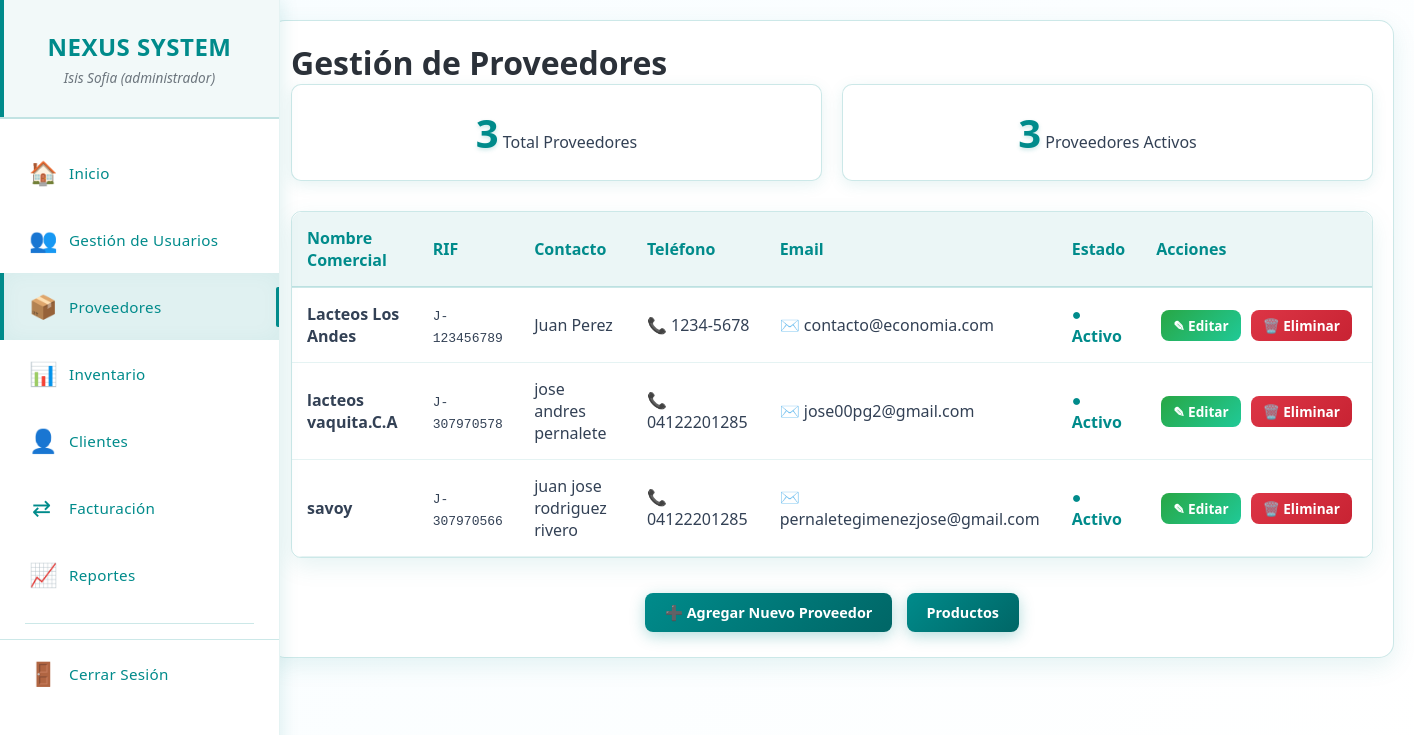
/proveedores.php (signed in), run on an earlier commit of the app's database.
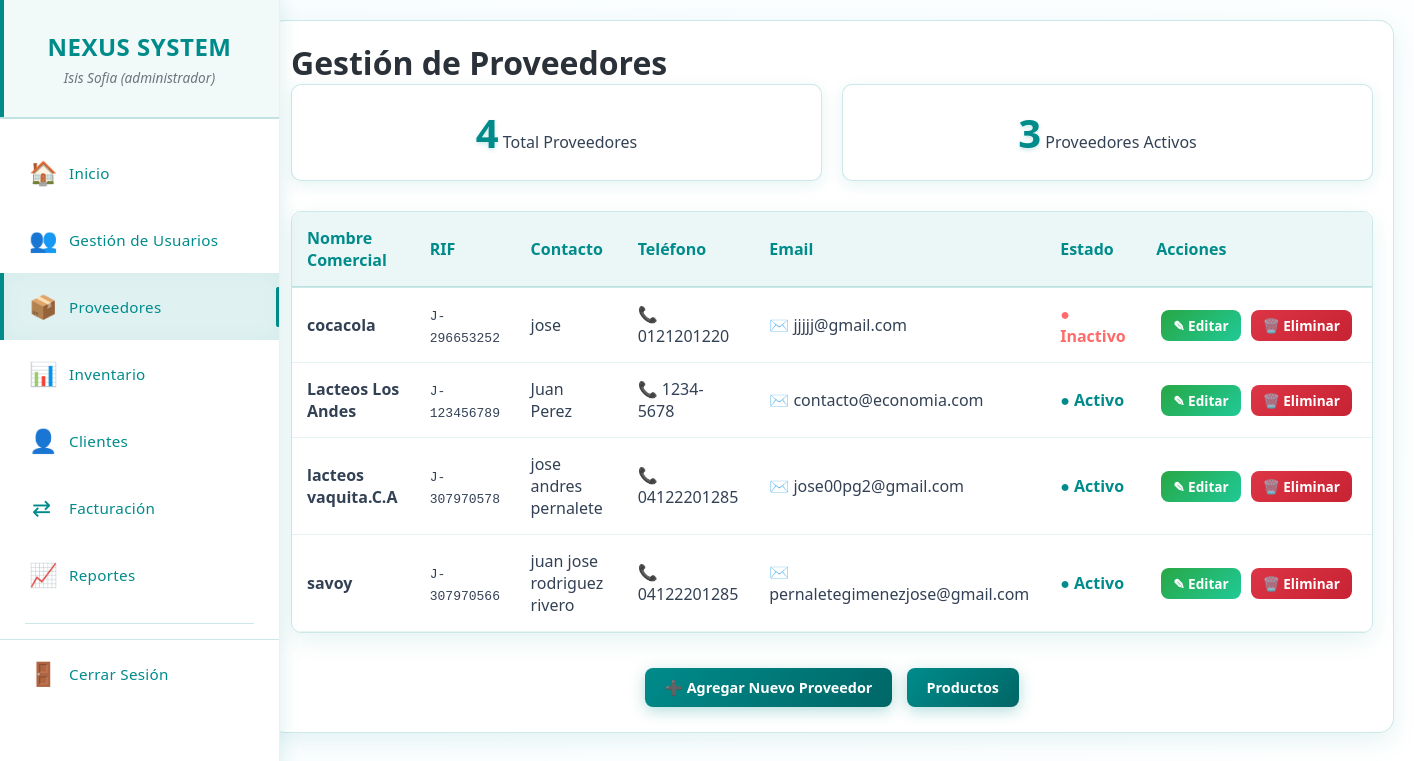
And on a later commit of the database.
### tables this page shows
CREATE TABLE `proveedores` (
  `id_proveedor` int(11) NOT NULL,
  `nombres` varchar(255) NOT NULL,
  `nombre_comercial` varchar(255) NOT NULL,
  `rif` varchar(20) NOT NULL,
  `telefono` varchar(20) DEFAULT NULL,
  `email` varchar(100) DEFAULT NULL,
  `direccion` text DEFAULT NULL,
  `estado` enum('activo','inactivo') DEFAULT 'activo',
  `registro` timestamp NOT NULL DEFAULT current_timestamp(),
  `actualizacion` timestamp NOT NULL DEFAULT current_timestamp() ON UPDATE current_timestamp()
);

### permisos.php (called while the page is built, shortened)
<?php
class SistemaPermisos {
    private $permisos = [];
    public function __construct($permisosArray) {
        $this->permisos = $permisosArray;
    }
    public function puedeVer($modulo) {
        return isset($this->permisos[$modulo]['ver']) && $this->permisos[$modulo]['ver'];
    }
}
?>

### proveedores.php (the view, shortened to what this page needs)
<?php
require_once 'conexion.php';
require_once 'permisos.php';
try {
    $sql = "SELECT * FROM proveedores ORDER BY nombre_comercial";
    $stmt = $pdo->query($sql);
    $proveedores = $stmt->fetchAll(PDO::FETCH_ASSOC);
    $total_proveedores = count($proveedores);
    $proveedores_activos = count(array_filter($proveedores, function($p) { return $p['estado'] == 'activo'; }));
} catch (PDOException $e) {
    die("Error al consultar proveedores: " . $e->getMessage());
}
 require_once 'menu.php';
?>
<!DOCTYPE html>
<html lang="es">
<head>
    <link rel="stylesheet" href="css/proveedores.css">
</head>
<body>
   <main class="main-content">
        <div class="content-wrapper">
            <div class="container">
                <div class="page-header">
                    <h1 class="page-title"> Gestión de Proveedores</h1>
                </div>
                <div class="stats-container">
                    <div class="stat-card">
                        <span class="stat-number"><?php echo $total_proveedores; ?></span>
                        <span class="stat-label">Total Proveedores</span>
                    </div>
                    <div class="stat-card">
                        <span class="stat-number"><?php echo $proveedores_activos; ?></span>
                        <span class="stat-label">Proveedores Activos</span>
                    </div>
                </div>
                <?php if ($total_proveedores > 0): ?>
                    <div class="table-container">
                        <table class="table">
                            <thead>
                                <tr>
                                    <th>Nombre Comercial</th>
                                    <th>RIF</th>
                                    <th>Contacto</th>
                                    <th>Teléfono</th>
                                    <th>Email</th>
                                    <th>Estado</th>
                                    <th>Acciones</th>
                                </tr>
                            </thead>
                            <tbody>
                                <?php foreach ($proveedores as $row): ?>
                                    <tr>
                                        <td>
                                            <strong><?php echo htmlspecialchars($row['nombre_comercial']); ?></strong>
                                        </td>
                                        <td><code><?php echo htmlspecialchars($row['rif']); ?></code></td>
                                        <td><?php echo htmlspecialchars($row['nombres']); ?></td>
                                        <td>
                                            <?php if ($row['telefono']): ?>
                                                📞 <?php echo htmlspecialchars($row['telefono']); ?>
                                            <?php else: ?>
                                                <span style="color: #6c757d; font-style: italic;">No especificado</span>
                                            <?php endif; ?>
                                        </td>
                                        <td>
                                            <?php if ($row['email']): ?>
                                                ✉️ <?php echo htmlspecialchars($row['email']); ?>
                                            <?php else: ?>
                                                <span style="color: #6c757d; font-style: italic;">No especificado</span>
                                            <?php endif; ?>
                                        </td>
                                        <td>
                                            <?php if ($row['estado'] == 'activo'): ?>
                                                <span class="estado-activo">● Activo</span>
                                            <?php else: ?>
                                                <span class="estado-inactivo">● Inactivo</span>
                                            <?php endif; ?>
                                        </td>
                                        <td style="white-space: nowrap;">
                                            <?php
                                            if (isset($row['id_proveedor'])) {
                                                echo '<a href="editar_proveedor.php?id=' . $row['id_proveedor'] . '" class="btn btn-success btn-sm">✎ Editar</a>';
                                                echo '<a href="eliminar_proveedor.php?id=' . $row['id_proveedor'] . '" class="btn btn-danger btn-sm" onclick="return confirm(\'¿Estás seguro de eliminar este proveedor?\')">🗑️ Eliminar</a>';
                                            } else {
                                                echo '<span style="color: red; font-size: 0.8em;">Error: ID no encontrado</span>';
                                            }
                                            ?>
                                        </td>
                                    </tr>
                                <?php endforeach; ?>
                            </tbody>
                        </table>
                    </div>
                <?php endif; ?>
                <div class="action-buttons">
                    <a href="agregar_proveedores.php" class="btn btn-primary">➕ Agregar Nuevo Proveedor</a>
                    <a href="productos_proveedores.php" class="btn btn-primary"> Productos </a>
                </div>
            </div>
        </div>
  </div>
</body>
</html>

### menu.php (shortened to what this page needs)
<?php
require_once 'permisos.php';
$sistemaPermisos = new SistemaPermisos($_SESSION['permisos']);
if (!isset($current_page)) {
    $current_page = basename($_SERVER['PHP_SELF']);
}
?>
<!DOCTYPE html>
<html lang="es">
<head>
    <link rel="stylesheet" href="css/menu.css">
</head>
<body>
    <div class="main-container">
        <nav class="sidebar">
            <div class="sidebar-header">
                <h2>NEXUS SYSTEM</h2>
                <div class="user-info">
                    <small><?php echo $_SESSION['nombre']; ?> (<?php echo $_SESSION['rol']; ?>)</small>
                </div>
            </div>
            <ul class="sidebar-menu">
                <li>
                    <a href="inicio.php" class="menu-item <?php echo $current_page == 'inicio.php' ? 'active' : ''; ?>">
                        <span class="menu-icon">🏠</span>
                        <span class="menu-text">Inicio</span>
                    </a>
                </li>
                <?php if ($sistemaPermisos->puedeVer('gestion_usuario')): ?>
                <li>
                    <a href="gestion_usuarios.php" class="menu-item <?php echo $current_page == 'gestion_usuarios.php' ? 'active' : ''; ?>">
                        <span class="menu-icon">👥</span>
                        <span class="menu-text">Gestión de Usuarios</span>
                    </a>
                </li>
                <?php endif; ?>
                <?php if ($sistemaPermisos->puedeVer('proveedores')): ?>
                <li>
                    <a href="proveedores.php" class="menu-item <?php echo $current_page == 'proveedores.php' ? 'active' : ''; ?>">
                        <span class="menu-icon">📦</span>
                        <span class="menu-text">Proveedores</span>
                    </a>
                </li>
                <?php endif; ?>
                <?php if ($sistemaPermisos->puedeVer('Inventario')): ?>
                <li>
                    <a href="productos.php" class="menu-item <?php echo $current_page == 'productos.php' ? 'active' : ''; ?>">
                        <span class="menu-icon">📊</span>
                        <span class="menu-text">Inventario</span>
                    </a>
                </li>
                <?php endif; ?>
                <?php if ($sistemaPermisos->puedeVer('clientes')): ?>
                <li>
                    <a href="clientes.php" class="menu-item <?php echo $current_page == 'clientes.php' ? 'active' : ''; ?>">
                        <span class="menu-icon">👤</span>
                        <span class="menu-text">Clientes</span>
                    </a>
                </li>
                <?php endif; ?>
                <li>
                    <a href="facturacion.php" class="menu-item <?php echo $current_page == 'facturacion.php' ? 'active' : ''; ?>">
                         <span class="menu-icon">⇄</span>
                        <span class="menu-text">Facturación</span>
                    </a>
                </li>
                <?php if ($sistemaPermisos->puedeVer('reportes')): ?>
                <li>
                    <a href="reportes.php" class="menu-item <?php echo $current_page == 'reportes.php' ? 'active' : ''; ?>">
                        <span class="menu-icon">📈</span>
                        <span class="menu-text">Reportes</span>
                    </a>
                </li>
                <?php endif; ?>
                <div class="menu-separator"></div>
                <li class="logout-item">
                    <a href="cerrar_sesion.php" class="menu-item">
                        <span class="menu-icon">🚪</span>
                        <span class="menu-text">Cerrar Sesión</span>
                    </a>
                </li>
            </ul>
        </nav>

### css/menu.css (style rules this page uses)
* { margin: 0; padding: 0; box-sizing: border-box; }
body { font-family: 'Segoe UI', Tahoma, Geneva, Verdana, sans-serif; background: #ffffff; color: #334155; overflow-x: hidden; }
.main-container { display: flex; min-height: 100vh; }
.sidebar { width: 280px; background: #ffffff; color: #008B8B; padding: 0; box-shadow: 4px 0 15px rgba(0, 139, 139, 0.1); position: fixed; height: 100vh; left: 0; top: 0; z-index: 1000; overflow-y: auto; border-right: 1px solid rgba(0, 139, 139, 0.1); }
.sidebar-header { padding: 30px 25px; text-align: center; border-bottom: 2px solid rgba(0, 139, 139, 0.2); margin-bottom: 20px; background: rgba(0, 139, 139, 0.05); position: relative; }
.sidebar-header::before { content: ''; position: absolute; top: 0; left: 0; width: 4px; height: 100%; background: #008B8B; }
.sidebar-header h2 { color: #008B8B; margin: 0; font-size: 1.5em; font-weight: 700; letter-spacing: 0.5px; }
.sidebar-menu { list-style: none; padding: 0; margin: 0; height: calc(100vh - 140px); overflow-y: auto; }
.sidebar-menu li { margin: 0; padding: 0; }
.menu-item { display: flex; align-items: center; padding: 18px 25px; color: #008B8B; text-decoration: none; transition: all 0.3s ease; border-left: 4px solid transparent; font-size: 1.1em; position: relative; }
.menu-item.active { background: rgba(0, 139, 139, 0.12); color: #008B8B; border-left: 4px solid #008B8B; box-shadow: inset 0 0 20px rgba(0, 139, 139, 0.05); }
.menu-item.active::before { display: block; content: ''; position: absolute; right: 0; top: 50%; transform: translateY(-50%); width: 3px; height: 60%; background: #008B8B; border-radius: 2px 0 0 2px; }
.menu-icon { margin-right: 15px; font-size: 1.3em; width: 25px; text-align: center; transition: all 0.3s ease; color: #008B8B; }
.menu-text { font-size: 0.95rem; font-weight: 500; letter-spacing: 0.3px; color: #008B8B; }
.menu-separator { height: 1px; background: rgba(0, 139, 139, 0.2); margin: 15px 25px; }
.logout-item { margin-top: 30px; border-top: 1px solid rgba(0, 139, 139, 0.2); padding-top: 15px; }
.logout-item .menu-item { color: #008B8B; }
.main-content { flex: 1; margin-left: 280px; padding: 30px; background: #ffffff; min-height: 100vh; }
.menu-item.active .menu-icon { animation: glow 2s ease-in-out infinite; }

What changed in the data, as far as the page shows it:
added proveedores: nombre_comercial "cocacola", rif "J-296653252", nombres "jose", telefono "0121201220", email "jjjjj@gmail.com", estado "● Inactivo"
Also different on the page:
$total_proveedores: "3" → "4"
